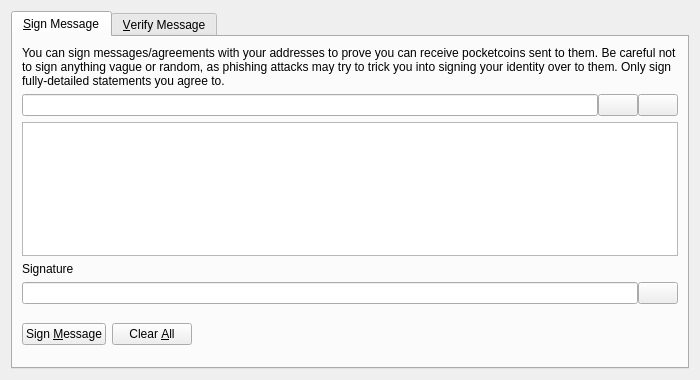
<?xml version="1.0" encoding="UTF-8"?>
<ui version="4.0">
 <class>SignVerifyMessageDialog</class>
 <widget class="QDialog" name="SignVerifyMessageDialog">
  <property name="geometry">
   <rect>
    <x>0</x>
    <y>0</y>
    <width>700</width>
    <height>380</height>
   </rect>
  </property>
  <property name="windowTitle">
   <string>Signatures - Sign / Verify a Message</string>
  </property>
  <property name="modal">
   <bool>true</bool>
  </property>
  <layout class="QVBoxLayout" name="verticalLayout">
   <item>
    <widget class="QTabWidget" name="tabWidget">
     <property name="currentIndex">
      <number>0</number>
     </property>
     <widget class="QWidget" name="tabSignMessage">
      <attribute name="title">
       <string>&amp;Sign Message</string>
      </attribute>
      <layout class="QVBoxLayout" name="verticalLayout_SM">
       <item>
        <widget class="QLabel" name="infoLabel_SM">
         <property name="text">
          <string>You can sign messages/agreements with your addresses to prove you can receive pocketcoins sent to them. Be careful not to sign anything vague or random, as phishing attacks may try to trick you into signing your identity over to them. Only sign fully-detailed statements you agree to.</string>
         </property>
         <property name="textFormat">
          <enum>Qt::PlainText</enum>
         </property>
         <property name="wordWrap">
          <bool>true</bool>
         </property>
        </widget>
       </item>
       <item>
        <layout class="QHBoxLayout" name="horizontalLayout_1_SM">
         <property name="spacing">
          <number>0</number>
         </property>
         <item>
          <widget class="QValidatedLineEdit" name="addressIn_SM">
           <property name="toolTip">
            <string>The Pocketcoin address to sign the message with</string>
           </property>
          </widget>
         </item>
         <item>
          <widget class="QPushButton" name="addressBookButton_SM">
           <property name="toolTip">
            <string>Choose previously used address</string>
           </property>
           <property name="text">
            <string/>
           </property>
           <property name="icon">
            <iconset resource="../pocketcoin.qrc">
             <normaloff>:/icons/address-book</normaloff>:/icons/address-book</iconset>
           </property>
           <property name="shortcut">
            <string>Alt+A</string>
           </property>
           <property name="autoDefault">
            <bool>false</bool>
           </property>
          </widget>
         </item>
         <item>
          <widget class="QPushButton" name="pasteButton_SM">
           <property name="toolTip">
            <string>Paste address from clipboard</string>
           </property>
           <property name="text">
            <string/>
           </property>
           <property name="icon">
            <iconset resource="../pocketcoin.qrc">
             <normaloff>:/icons/editpaste</normaloff>:/icons/editpaste</iconset>
           </property>
           <property name="shortcut">
            <string>Alt+P</string>
           </property>
           <property name="autoDefault">
            <bool>false</bool>
           </property>
          </widget>
         </item>
        </layout>
       </item>
       <item>
        <widget class="QPlainTextEdit" name="messageIn_SM">
         <property name="toolTip">
          <string>Enter the message you want to sign here</string>
         </property>
        </widget>
       </item>
       <item>
        <widget class="QLabel" name="signatureLabel_SM">
         <property name="text">
          <string>Signature</string>
         </property>
         <property name="textFormat">
          <enum>Qt::PlainText</enum>
         </property>
        </widget>
       </item>
       <item>
        <layout class="QHBoxLayout" name="horizontalLayout_2_SM">
         <property name="spacing">
          <number>0</number>
         </property>
         <item>
          <widget class="QLineEdit" name="signatureOut_SM">
           <property name="font">
            <font>
             <italic>true</italic>
            </font>
           </property>
           <property name="readOnly">
            <bool>true</bool>
           </property>
          </widget>
         </item>
         <item>
          <widget class="QPushButton" name="copySignatureButton_SM">
           <property name="toolTip">
            <string>Copy the current signature to the system clipboard</string>
           </property>
           <property name="text">
            <string/>
           </property>
           <property name="icon">
            <iconset resource="../pocketcoin.qrc">
             <normaloff>:/icons/editcopy</normaloff>:/icons/editcopy</iconset>
           </property>
           <property name="autoDefault">
            <bool>false</bool>
           </property>
          </widget>
         </item>
        </layout>
       </item>
       <item>
        <layout class="QHBoxLayout" name="horizontalLayout_3_SM">
         <item>
          <widget class="QPushButton" name="signMessageButton_SM">
           <property name="toolTip">
            <string>Sign the message to prove you own this Pocketcoin address</string>
           </property>
           <property name="text">
            <string>Sign &amp;Message</string>
           </property>
           <property name="icon">
            <iconset resource="../pocketcoin.qrc">
             <normaloff>:/icons/edit</normaloff>:/icons/edit</iconset>
           </property>
           <property name="autoDefault">
            <bool>false</bool>
           </property>
          </widget>
         </item>
         <item>
          <widget class="QPushButton" name="clearButton_SM">
           <property name="toolTip">
            <string>Reset all sign message fields</string>
           </property>
           <property name="text">
            <string>Clear &amp;All</string>
           </property>
           <property name="icon">
            <iconset resource="../pocketcoin.qrc">
             <normaloff>:/icons/remove</normaloff>:/icons/remove</iconset>
           </property>
           <property name="autoDefault">
            <bool>false</bool>
           </property>
          </widget>
         </item>
         <item>
          <spacer name="horizontalSpacer_1_SM">
           <property name="orientation">
            <enum>Qt::Horizontal</enum>
           </property>
           <property name="sizeHint" stdset="0">
            <size>
             <width>40</width>
             <height>48</height>
            </size>
           </property>
          </spacer>
         </item>
         <item>
          <widget class="QLabel" name="statusLabel_SM">
           <property name="font">
            <font>
             <weight>75</weight>
             <bold>true</bold>
            </font>
           </property>
           <property name="text">
            <string/>
           </property>
           <property name="wordWrap">
            <bool>true</bool>
           </property>
          </widget>
         </item>
         <item>
          <spacer name="horizontalSpacer_2_SM">
           <property name="orientation">
            <enum>Qt::Horizontal</enum>
           </property>
           <property name="sizeHint" stdset="0">
            <size>
             <width>40</width>
             <height>48</height>
            </size>
           </property>
          </spacer>
         </item>
        </layout>
       </item>
      </layout>
     </widget>
     <widget class="QWidget" name="tabVerifyMessage">
      <attribute name="title">
       <string>&amp;Verify Message</string>
      </attribute>
      <layout class="QVBoxLayout" name="verticalLayout_VM">
       <item>
        <widget class="QLabel" name="infoLabel_VM">
         <property name="text">
          <string>Enter the receiver's address, message (ensure you copy line breaks, spaces, tabs, etc. exactly) and signature below to verify the message. Be careful not to read more into the signature than what is in the signed message itself, to avoid being tricked by a man-in-the-middle attack. Note that this only proves the signing party receives with the address, it cannot prove sendership of any transaction!</string>
         </property>
         <property name="textFormat">
          <enum>Qt::PlainText</enum>
         </property>
         <property name="alignment">
          <set>Qt::AlignLeading|Qt::AlignLeft|Qt::AlignTop</set>
         </property>
         <property name="wordWrap">
          <bool>true</bool>
         </property>
        </widget>
       </item>
       <item>
        <layout class="QHBoxLayout" name="horizontalLayout_1_VM">
         <property name="spacing">
          <number>0</number>
         </property>
         <item>
          <widget class="QValidatedLineEdit" name="addressIn_VM">
           <property name="toolTip">
            <string>The Pocketcoin address the message was signed with</string>
           </property>
          </widget>
         </item>
         <item>
          <widget class="QPushButton" name="addressBookButton_VM">
           <property name="toolTip">
            <string>Choose previously used address</string>
           </property>
           <property name="text">
            <string/>
           </property>
           <property name="icon">
            <iconset resource="../pocketcoin.qrc">
             <normaloff>:/icons/address-book</normaloff>:/icons/address-book</iconset>
           </property>
           <property name="shortcut">
            <string>Alt+A</string>
           </property>
           <property name="autoDefault">
            <bool>false</bool>
           </property>
          </widget>
         </item>
        </layout>
       </item>
       <item>
        <widget class="QPlainTextEdit" name="messageIn_VM"/>
       </item>
       <item>
        <widget class="QValidatedLineEdit" name="signatureIn_VM"/>
       </item>
       <item>
        <layout class="QHBoxLayout" name="horizontalLayout_2_VM">
         <item>
          <widget class="QPushButton" name="verifyMessageButton_VM">
           <property name="toolTip">
            <string>Verify the message to ensure it was signed with the specified Pocketcoin address</string>
           </property>
           <property name="text">
            <string>Verify &amp;Message</string>
           </property>
           <property name="icon">
            <iconset resource="../pocketcoin.qrc">
             <normaloff>:/icons/transaction_0</normaloff>:/icons/transaction_0</iconset>
           </property>
           <property name="autoDefault">
            <bool>false</bool>
           </property>
          </widget>
         </item>
         <item>
          <widget class="QPushButton" name="clearButton_VM">
           <property name="toolTip">
            <string>Reset all verify message fields</string>
           </property>
           <property name="text">
            <string>Clear &amp;All</string>
           </property>
           <property name="icon">
            <iconset resource="../pocketcoin.qrc">
             <normaloff>:/icons/remove</normaloff>:/icons/remove</iconset>
           </property>
           <property name="autoDefault">
            <bool>false</bool>
           </property>
          </widget>
         </item>
         <item>
          <spacer name="horizontalSpacer_1_VM">
           <property name="orientation">
            <enum>Qt::Horizontal</enum>
           </property>
           <property name="sizeHint" stdset="0">
            <size>
             <width>40</width>
             <height>48</height>
            </size>
           </property>
          </spacer>
         </item>
         <item>
          <widget class="QLabel" name="statusLabel_VM">
           <property name="font">
            <font>
             <weight>75</weight>
             <bold>true</bold>
            </font>
           </property>
           <property name="text">
            <string/>
           </property>
           <property name="wordWrap">
            <bool>true</bool>
           </property>
          </widget>
         </item>
         <item>
          <spacer name="horizontalSpacer_2_VM">
           <property name="orientation">
            <enum>Qt::Horizontal</enum>
           </property>
           <property name="sizeHint" stdset="0">
            <size>
             <width>40</width>
             <height>48</height>
            </size>
           </property>
          </spacer>
         </item>
        </layout>
       </item>
      </layout>
     </widget>
    </widget>
   </item>
  </layout>
 </widget>
 <customwidgets>
  <customwidget>
   <class>QValidatedLineEdit</class>
   <extends>QLineEdit</extends>
   <header>qt/qvalidatedlineedit.h</header>
  </customwidget>
 </customwidgets>
 <resources>
  <include location="../pocketcoin.qrc"/>
 </resources>
 <connections/>
</ui>
